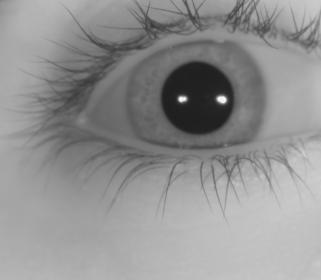
#> input picture python/captures/image0.jpg, 321 x 280 px
$ python verify.py --file captures/image0.jpg
#> lines starting #> are read from the running program, lines starting #| are printed output that depends on the picture
### python/fnc/extractFeature.py
##-----------------------------------------------------------------------------
##  Import
##-----------------------------------------------------------------------------
from cv2 import imread
import cv2
from fnc.segment import segment
from fnc.normalize import normalize
from fnc.encode import encode
from PIL import Image

##-----------------------------------------------------------------------------
##  Parameters for extracting feature
##	(The following parameters are default for CASIA1 dataset)
##-----------------------------------------------------------------------------
# Segmentation parameters
eyelashes_thres = 80

# Normalisation parameters
radial_res = 20
angular_res = 240

# Feature encoding parameters
minWaveLength = 18
mult = 1
sigmaOnf = 0.5


##-----------------------------------------------------------------------------
##  Function
##-----------------------------------------------------------------------------
def extractFeature(im_filename, eyelashes_thres=80, use_multiprocess=True):
	"""
	Description:
		Extract features from an iris image

	Input:
		im_filename			- The input iris image
		use_multiprocess	- Use multiprocess to run

	Output:
		template			- The extracted template
		mask				- The extracted mask
		im_filename			- The input iris image
	"""
#> called with im_filename = 'captures/image0.jpg', eyelashes_thres = 80, use_multiprocess = True
	# Perform segmentation
	im = imread(im_filename, 0)
#> im is the input picture: shape (280, 321); min 27, max 254, mean 145.6
	ciriris, cirpupil, imwithnoise = segment(im, eyelashes_thres, use_multiprocess)


	#cv2.imshow("a", imwithnoise)


	# Perform normalization
	polar_array, noise_array = normalize(imwithnoise, ciriris[1], ciriris[0], ciriris[2],
										 cirpupil[1], cirpupil[0], cirpupil[2],
										 radial_res, angular_res)
	#noise_array = noise_array.astype(float)

	cv2.imwrite('polar.jpg', polar_array*255)
	cv2.imwrite('noise.jpg', noise_array.astype(float)*255)
	polar = cv2.imread('polar.jpg')
	noise = cv2.imread('noise.jpg')
	polar = cv2.resize(polar, (polar.shape[1]*5,polar.shape[0]*5))
	noise = cv2.resize(noise, (noise.shape[1]*5,noise.shape[0]*5))
	cv2.imwrite('polar.jpg', polar)
	cv2.imwrite('noise.jpg', noise)
	#cv2.imshow("polar", polar_array)
	#cv2.imshow("noise", noise_array.astype(float))

	# Perform feature encoding
	template, mask = encode(polar_array, noise_array, minWaveLength, mult, sigmaOnf)
	#cv2.imshow('a',template)
	#cv2.imshow('b',mask)
	cv2.imwrite('polar_encode.jpg', template*255)
	cv2.imwrite('noise_encode.jpg', mask.astype(float)*255)
	polar_encode = cv2.imread('polar_encode.jpg')
	noise_encode = cv2.imread('noise_encode.jpg')
	polar_encode = cv2.resize(polar_encode, (polar_encode.shape[1]*5,polar_encode.shape[0]*5))
	noise_encode = cv2.resize(noise_encode, (noise_encode.shape[1]*5,noise_encode.shape[0]*5))
	cv2.imwrite('polar_encode.jpg', polar_encode)
	cv2.imwrite('noise_encode.jpg', noise_encode)
	#cv2.waitKey(0)


	# Return
	return template, mask, im_filename

### python/fnc/boundary.py
##-----------------------------------------------------------------------------
##  Import
##-----------------------------------------------------------------------------
import numpy as np
from scipy import signal


##-----------------------------------------------------------------------------
##  Function
##-----------------------------------------------------------------------------
def searchInnerBound(img):
    """
    Description:
        Search for the inner boundary of the iris.

    Input:
        img		- The input iris image.

    Output:
        inner_y	- y-coordinate of the inner circle centre.
        inner_x	- x-coordinate of the inner circle centre.
        inner_r	- Radius of the inner circle.
    """

    # Integro-Differential operator coarse (jump-level precision)
    Y = img.shape[0]
    X = img.shape[1]
    sect = X/4 		# Width of the external margin for which search is excluded
    minrad = 10
    maxrad = sect*0.9
    jump = 4 		# Precision of the coarse search, in pixels

    # Hough Space (y,x,r)
    sz = np.array([np.floor((Y-2*sect)/jump),
                    np.floor((X-2*sect)/jump),
                    np.floor((maxrad-minrad)/jump)]).astype(int)

    # Resolution of the circular integration
    integrationprecision = 1
    angs = np.arange(0, 2*np.pi, integrationprecision)
    x, y, r = np.meshgrid(np.arange(sz[1]),
                          np.arange(sz[0]),
                          np.arange(sz[2]))
    y = sect + y*jump
    x = sect + x*jump
    r = minrad + r*jump
    hs = ContourIntegralCircular(img, y, x, r, angs)

    # Hough Space Partial Derivative R
    hspdr = hs - hs[:, :, np.insert(np.arange(hs.shape[2]-1), 0, 0)]

    # Blur
    sm = 3 		# Size of the blurring mask
    hspdrs = signal.fftconvolve(hspdr, np.ones([sm,sm,sm]), mode="same")

    indmax = np.argmax(hspdrs.ravel())
    y,x,r = np.unravel_index(indmax, hspdrs.shape)

    inner_y = sect + y*jump
    inner_x = sect + x*jump
    inner_r = minrad + (r-1)*jump

    # Integro-Differential operator fine (pixel-level precision)
    integrationprecision = 0.1 		# Resolution of the circular integration
    angs = np.arange(0, 2*np.pi, integrationprecision)
    x, y, r = np.meshgrid(np.arange(jump*2),
                          np.arange(jump*2),
                          np.arange(jump*2))
    y = inner_y - jump + y
    x = inner_x - jump + x
    r = inner_r - jump + r
    hs = ContourIntegralCircular(img, y, x, r, angs)

    # Hough Space Partial Derivative R
    hspdr = hs - hs[:, :, np.insert(np.arange(hs.shape[2]-1), 0, 0)]

    # Bluring
    sm = 3 		# Size of the blurring mask
    hspdrs = signal.fftconvolve(hspdr, np.ones([sm,sm,sm]), mode="same")
    indmax = np.argmax(hspdrs.ravel())
    y,x,r = np.unravel_index(indmax, hspdrs.shape)

    inner_y = inner_y - jump + y
    inner_x = inner_x - jump + x
    inner_r = inner_r - jump + r - 1

    return inner_y, inner_x, inner_r


#------------------------------------------------------------------------------
def searchOuterBound(img, inner_y, inner_x, inner_r):
    """
    Description:
        Search for the outer boundary of the iris.

    Input:
        img		- The input iris image.
        inner_y	- The y-coordinate of the inner circle centre.
        inner_x	- The x-coordinate of the inner circle centre.
        inner_r	- The radius of the inner circle.

    Output:
        outer_y	- y-coordinate of the outer circle centre.
        outer_x	- x-coordinate of the outer circle centre.
        outer_r	- Radius of the outer circle.
    """
    # Maximum displacement 15# (Daugman 2004)
    maxdispl = np.round(inner_r*0.15).astype(int)

    # 0.1 - 0.8 (Daugman 2004)
    minrad = np.round(inner_r/0.8).astype(int)
    maxrad = np.round(inner_r/0.3).astype(int)

    # # Hough Space (y,x,r)
    # hs = np.zeros([2*maxdispl, 2*maxdispl, maxrad-minrad])

    # Integration region, avoiding eyelids
    intreg = np.array([[2/6, 4/6], [8/6, 10/6]]) * np.pi

    # Resolution of the circular integration
    integrationprecision = 0.05
    angs = np.concatenate([np.arange(intreg[0,0], intreg[0,1], integrationprecision),
                            np.arange(intreg[1,0], intreg[1,1], integrationprecision)],
                            axis=0)
    x, y, r = np.meshgrid(np.arange(2*maxdispl),
                          np.arange(2*maxdispl),
                          np.arange(maxrad-minrad))
    y = inner_y - maxdispl + y
    x = inner_x - maxdispl + x
    r = minrad + r
    hs = ContourIntegralCircular(img, y, x, r, angs)

    # Hough Space Partial Derivative R
    hspdr = hs - hs[:, :, np.insert(np.arange(hs.shape[2]-1), 0, 0)]

    # Blur
    sm = 7 	# Size of the blurring mask
    hspdrs = signal.fftconvolve(hspdr, np.ones([sm,sm,sm]), mode="same")

    indmax = np.argmax(hspdrs.ravel())
    y,x,r = np.unravel_index(indmax, hspdrs.shape)

    outer_y = inner_y - maxdispl + y + 1
    outer_x = inner_x - maxdispl + x + 1
    outer_r = minrad + r - 1

    return outer_y, outer_x, outer_r


#------------------------------------------------------------------------------
def ContourIntegralCircular(imagen, y_0, x_0, r, angs):
    """
    Description:
        Performs contour (circular) integral.
        Use discrete Rie-mann approach.

    Input:
        imagen  - The input iris image.
        y_0     - The y-coordinate of the circle centre.
        x_0     - The x-coordinate of the circle centre.
        r       - The radius of the circle.
        angs    - The region of the circle considering clockwise 0-2pi.

    Output:
        hs      - Integral result.
    """
    # Get y, x
    y = np.zeros([len(angs), r.shape[0], r.shape[1], r.shape[2]], dtype=int)
    x = np.zeros([len(angs), r.shape[0], r.shape[1], r.shape[2]], dtype=int)
    for i in range(len(angs)):
        ang = angs[i]
        y[i, :, :, :] = np.round(y_0 - np.cos(ang) * r).astype(int)
        x[i, :, :, :] = np.round(x_0 + np.sin(ang) * r).astype(int)

    # Adapt y
    ind = np.where(y < 0)
    y[ind] = 0
    ind = np.where(y >= imagen.shape[0])
    y[ind] = imagen.shape[0] - 1

    # Adapt x
    ind = np.where(x < 0)
    x[ind] = 0
    ind = np.where(x >= imagen.shape[1])
    x[ind] = imagen.shape[1] - 1

    # Return
    hs = imagen[y, x]
    hs = np.sum(hs, axis=0)
    return hs.astype(float)

### python/fnc/segment.py
##-----------------------------------------------------------------------------
##  Import
##-----------------------------------------------------------------------------
import numpy as np
from fnc.boundary import searchInnerBound, searchOuterBound
from fnc.line import findline, linecoords
import multiprocessing as mp


##-----------------------------------------------------------------------------
##  Function
##-----------------------------------------------------------------------------
def segment(eyeim, eyelashes_thres, use_multiprocess=True):
	"""
	Description:
		Segment the iris region from the eye image.
		Indicate the noise region.

	Input:
		eyeim				- Eye image
		eyelashes_thres   	- Eyelashes threshold
		use_multiprocess   	- Use multiprocess to run

	Output:
		ciriris		- Centre coordinates and radius of iris boundary.
		cirpupil	- Centre coordinates and radius of pupil boundary.
		imwithnoise	- Original image with location of noise marked with NaN.
	"""
	# Find the iris boundary by Daugman's intefro-differential
	rowp, colp, rp = searchInnerBound(eyeim)
#> in searchInnerBound, `indmax = np.argmax(hspdrs.ravel())`: indmax = 2842
#> in searchInnerBound, `y,x,r = np.unravel_index(indmax, hspdrs.shape)`: y = 4; x = 29; r = 7
#> in searchInnerBound, `inner_y = sect + y*jump`: inner_y = 96.25
#> in searchInnerBound, `inner_x = sect + x*jump`: inner_x = 196.2
#> in searchInnerBound, `inner_r = minrad + (r-1)*jump`: inner_r = 34
#> in searchInnerBound, `indmax = np.argmax(hspdrs.ravel())`: indmax = 430
#> in searchInnerBound, `y,x,r = np.unravel_index(indmax, hspdrs.shape)`: y = 6; x = 5; r = 6
#> in searchInnerBound, `inner_y = inner_y - jump + y`: inner_y = 98.25
#> in searchInnerBound, `inner_x = inner_x - jump + x`: inner_x = 197.2
#> in searchInnerBound, `inner_r = inner_r - jump + r - 1`: inner_r = 35
	row, col, r = searchOuterBound(eyeim, rowp, colp, rp)

	# Package pupil and iris boundaries
	rowp = np.round(rowp).astype(int)
	colp = np.round(colp).astype(int)
	rp = np.round(rp).astype(int)
	row = np.round(row).astype(int)
	col = np.round(col).astype(int)
	r = np.round(r).astype(int)
	cirpupil = [rowp, colp, rp]
	ciriris = [row, col, r]

	# Find top and bottom eyelid
	imsz = eyeim.shape
	irl = np.round(row - r).astype(int)
	iru = np.round(row + r).astype(int)
	icl = np.round(col - r).astype(int)
	icu = np.round(col + r).astype(int)
	if irl < 0:
		irl = 0
	if icl < 0:
		icl = 0
	if iru >= imsz[0]:
		iru = imsz[0] - 1
	if icu >= imsz[1]:
		icu = imsz[1] - 1
	imageiris = eyeim[irl: iru + 1, icl: icu + 1]

	# If use_multiprocess
	if use_multiprocess:
		ret_top = mp.Manager().dict()
		ret_bot = mp.Manager().dict()
		p_top = mp.Process(
			target=findTopEyelid,
			args=(imsz, imageiris, irl, icl, rowp, rp, ret_top),
		)
		p_bot = mp.Process(
			target=findBottomEyelid,
			args=(imsz, imageiris, rowp, rp, irl, icl, ret_bot),
		)
		p_top.start()
		p_bot.start()
		p_top.join()
		p_bot.join()
		mask_top = ret_top[0]
		mask_bot = ret_bot[0]

	# If not use_multiprocess
	else:
		mask_top = findTopEyelid(imsz, imageiris, irl, icl, rowp, rp)
		mask_bot = findBottomEyelid(imsz, imageiris, rowp, rp, irl, icl)

	# Mask the eye image, noise region is masked by NaN value
	imwithnoise = eyeim.astype(float)
	imwithnoise = imwithnoise + mask_top + mask_bot

	# For CASIA, eliminate eyelashes by threshold
	ref = eyeim < eyelashes_thres
	coords = np.where(ref == 1)
	imwithnoise[coords] = np.nan

	return ciriris, cirpupil, imwithnoise


#------------------------------------------------------------------------------
# [84 lines left out: functions findTopEyelid, findBottomEyelid, not called in this run]

### python/verify.py
##-----------------------------------------------------------------------------
##  Import
##-----------------------------------------------------------------------------
import argparse
from time import time

from fnc.extractFeature import extractFeature
from fnc.matching import matching


#------------------------------------------------------------------------------
#	Argument parsing
#------------------------------------------------------------------------------
parser = argparse.ArgumentParser()

parser.add_argument("--file", type=str,
                    help="Path to the file that you want to verify.")

parser.add_argument("--temp_dir", type=str, default="./templates/temp/",
					help="Path to the directory containing templates.")

parser.add_argument("--thres", type=float, default=0.4,
					help="Threshold for matching.")

args = parser.parse_args()


##-----------------------------------------------------------------------------
##  Execution
##-----------------------------------------------------------------------------
# Extract feature
start = time()
print('>>> Start verifying {}\n'.format(args.file))
template, mask, file = extractFeature(args.file)
#> in segment, `rowp, colp, rp = searchInnerBound(eyeim)`: rowp = 98.25; colp = 197.2; rp = 35
#> in searchOuterBound, `maxdispl = np.round(inner_r*0.15).astype(int)`: maxdispl = 5
#> in searchOuterBound, `minrad = np.round(inner_r/0.8).astype(int)`: minrad = 44
#> in searchOuterBound, `maxrad = np.round(inner_r/0.3).astype(int)`: maxrad = 117
#> in searchOuterBound, `indmax = np.argmax(hspdrs.ravel())`: indmax = 3896
#> in searchOuterBound, `y,x,r = np.unravel_index(indmax, hspdrs.shape)`: y = 5; x = 3; r = 27
#> in searchOuterBound, `outer_y = inner_y - maxdispl + y + 1`: outer_y = 99.25
#> in searchOuterBound, `outer_x = inner_x - maxdispl + x + 1`: outer_x = 196.2
#> in searchOuterBound, `outer_r = minrad + r - 1`: outer_r = 70
#> in segment, `row, col, r = searchOuterBound(eyeim, rowp, colp, rp)`: row = 99.25; col = 196.2; r = 70
#> in segment, `rowp = np.round(rowp).astype(int)`: rowp = 98
#> in segment, `colp = np.round(colp).astype(int)`: colp = 197
#> in segment, `row = np.round(row).astype(int)`: row = 99
#> in segment, `col = np.round(col).astype(int)`: col = 196
#> in segment, `cirpupil = [rowp, colp, rp]`: cirpupil = [98, 197, 35]
#> in segment, `ciriris = [row, col, r]`: ciriris = [99, 196, 70]
#> in segment, `irl = np.round(row - r).astype(int)`: irl = 29
#> in segment, `iru = np.round(row + r).astype(int)`: iru = 169
#> in segment, `icl = np.round(col - r).astype(int)`: icl = 126
#> in segment, `icu = np.round(col + r).astype(int)`: icu = 266
#> in segment, `imageiris = eyeim[irl: iru + 1, icl: icu + 1]`:
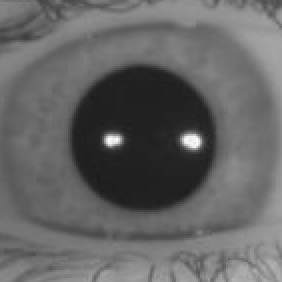
#> imageiris: shape (141, 141) (shown 2 times larger); min 27, max 254, mean 100.3
#> (the program exits here)
